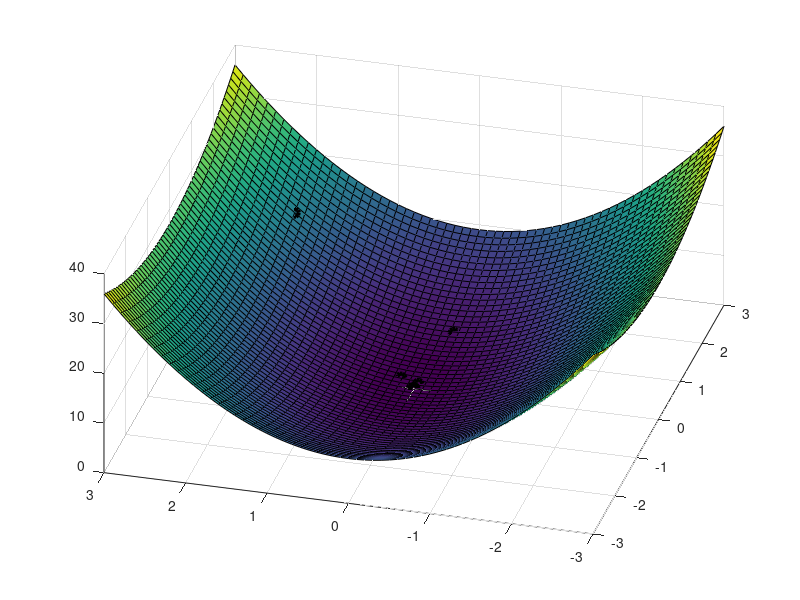

Write the MATLAB code that produced this figure.
clear all; close all;

x = -3:0.1:3;
y = -3:0.1:3;
[X,Y] = meshgrid(x,y); % determine directionality

fsurf = X.^2 + 3 * Y.^2;  % define function

surf(X,Y,fsurf) ;            % 3-d surface graph

% take a guess
clear x
clear y

x(1) = 2; y(1) = 2; % take guess, first element of x and y

f = x(1)^2+3*y(1)^2;    % find the value of the function at x1 and y1
hold on;
plot3(x,y,f,'ko','Linewidth',[3])

view (-75,50)

for j = 1:100
    
    tau = (x(j)^2+9*y(j)^2)/(2*x(j)^2+54*y(j)^2); 
    x(j+1) = (1 - 2 * tau) * x(j);
    y(j+1) = (1 - 6 * tau) * y(j);
    f(j+1) = x(j+1)^2+ 3 * y(j+1)^2;
    
plot3(x(j+1),y(j+1),f(j+1),'ko','Linewidth',[3]) 

    if abs(f(j+1)-f(j))<10^(-6)
        break
    end
    
end

j